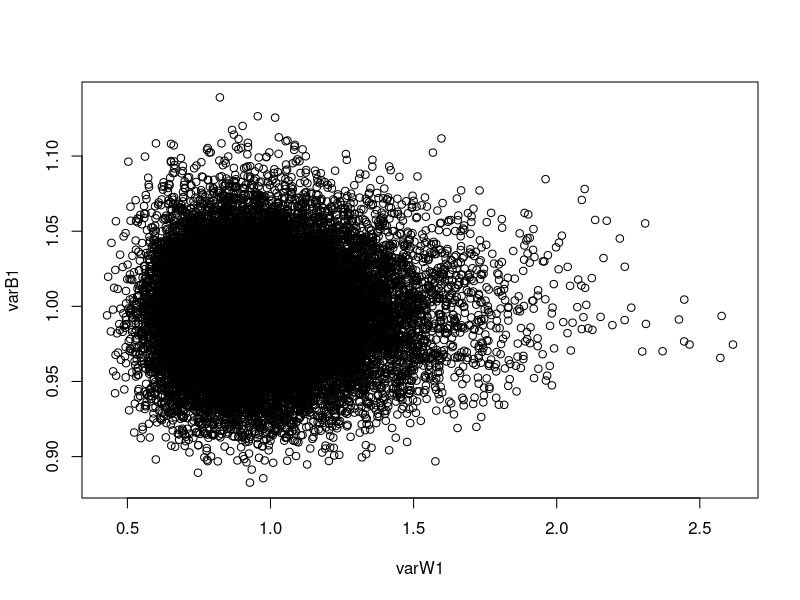
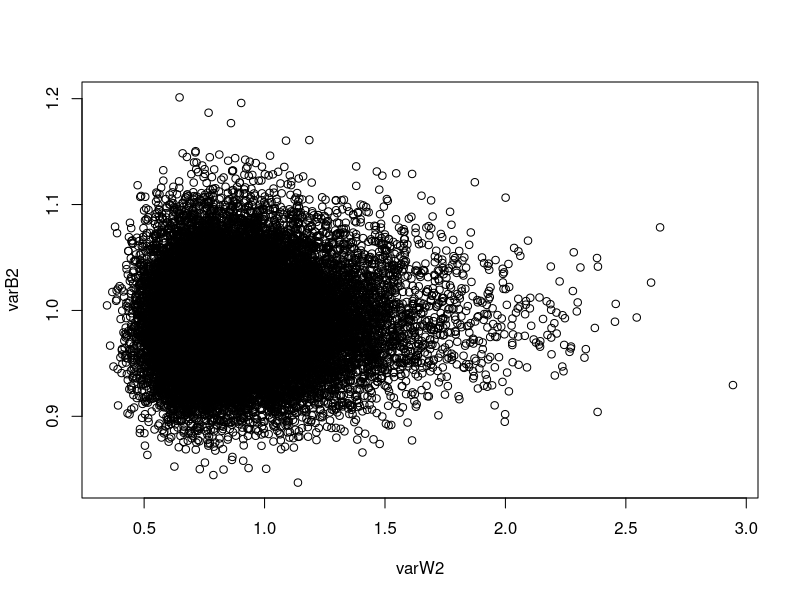
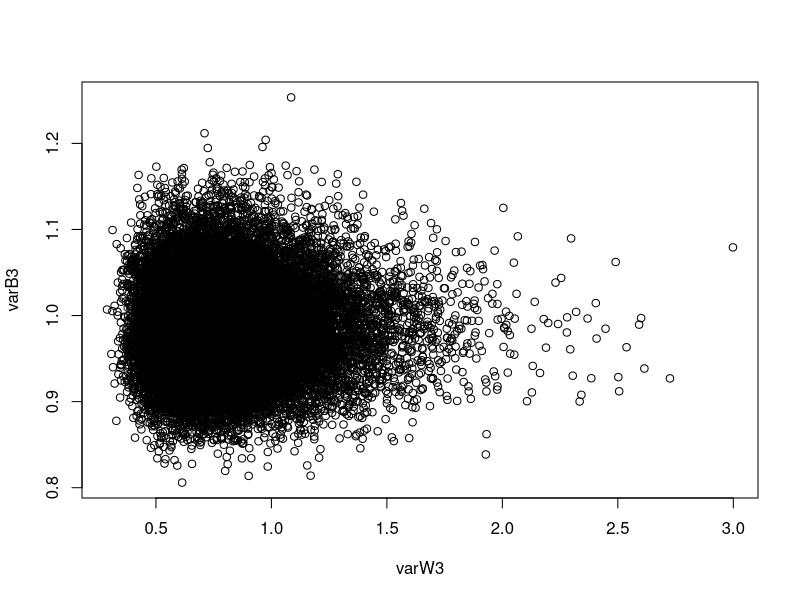
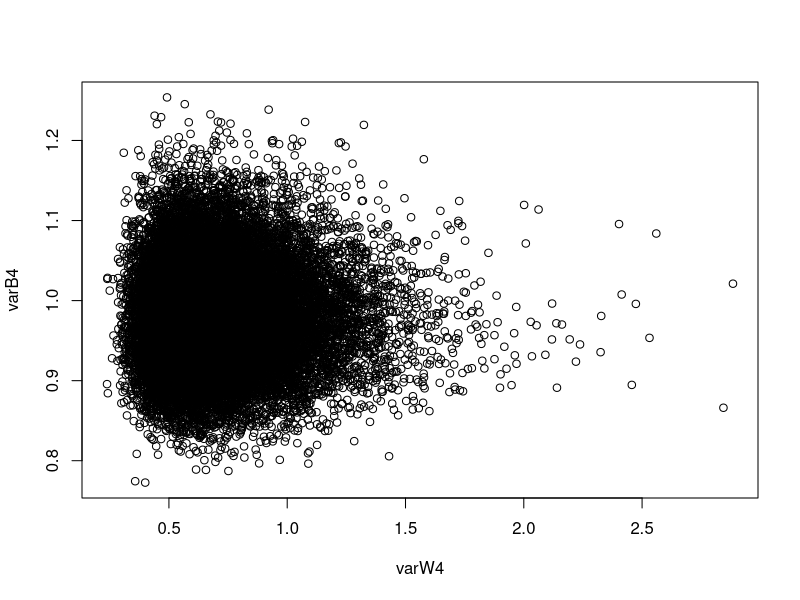
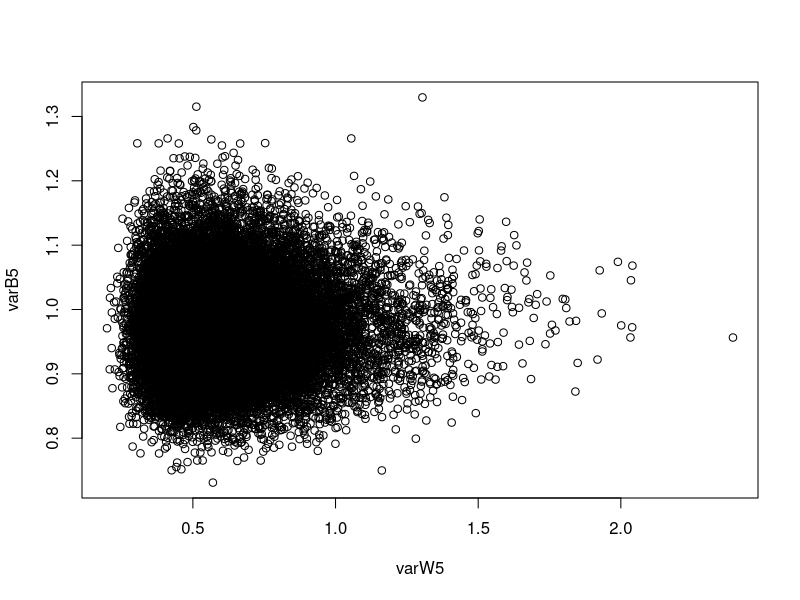

Write the R code that produced these figures, in order.

 
	# Systolic blood pressure measurements made 
		# simultaneously by two observers (J and R) 
		# and an automatic blood pressure measuring
		# machine (S), each making three observations 
		# in quick succession (supplied by Dr E O'Brien)
		
		Bloodmain = matrix(data=c(100, 106, 107, 98, 98, 111, 122, 128, 124, 108, 110, 108, 108, 112, 110, 121, 
		127, 128, 76, 84, 82, 76, 88, 82, 95, 94, 98,108, 104, 104, 110, 100, 106, 127, 127, 135,124, 112, 112, 128, 112, 114, 140, 131, 124,122, 140, 124, 124, 140, 126, 139, 142, 136,116, 108, 102, 118, 110, 102, 122, 112, 112,114, 110, 112, 112, 108, 112, 130, 129, 135,100, 108, 112, 100, 106, 112, 119, 122, 122,108, 92, 100, 108, 98, 100, 126, 113, 111,100, 106, 104, 102, 108, 106, 107, 113, 111,108, 112, 122, 108, 116, 120, 123, 125, 125,112, 112, 110, 114, 112, 110, 131, 129, 122,104, 108, 104, 104, 108, 104, 123, 126, 114,106, 108, 102, 104, 106, 102, 127, 119, 126,122, 122, 114, 118, 122, 114, 142, 133, 137,100, 102, 102, 102, 102, 100, 104, 116, 115,118, 118, 120, 116, 118, 118, 117, 113, 112,140, 134, 138, 138, 136, 134, 139, 127, 113,150, 148, 144, 148, 146, 144, 143, 155, 133,166, 154, 154, 164, 154, 148, 181, 170, 166,148, 156, 134, 136, 154, 132, 149, 156, 140,
		174, 172, 166, 170, 170, 164, 173, 170, 154,174, 166, 150, 174, 166, 154, 160, 155, 170,140, 144, 144, 140, 144, 144, 158, 152, 154,128, 134, 130, 128, 134, 130, 139, 144, 141,
		146, 138, 140, 146, 138, 138, 153, 150, 154,146, 152, 148, 146, 152, 148, 138, 144, 131,220, 218, 220, 220, 218, 220, 228, 228, 226,208, 200, 192, 204, 200, 190, 190, 183, 184,
		94, 84, 86, 94, 84, 88, 103, 99, 106,114, 124, 116, 112, 126, 118, 131, 131, 124,126, 120, 122, 124, 120, 120, 131, 123, 124,124, 124, 132, 126, 126, 120, 126, 129, 125,110, 120, 128, 110, 122, 126, 121, 114, 125,90, 90, 94, 88, 88, 94, 97, 94, 96,106, 106, 110, 106, 108, 110, 116, 121, 127,218, 202, 208, 218, 200, 206, 215, 201, 207,130, 128, 130, 128, 126, 128, 141, 133, 146,136, 136, 130, 136, 138, 128, 153, 143, 138,100, 96, 88, 100, 96, 86, 113, 107, 102,100, 98, 88, 100, 98, 88, 109, 105, 97,
		124, 116, 122, 126, 116, 122, 145, 102, 137,164, 168, 154, 164, 168, 154, 192, 178, 171,100, 102, 100, 100, 104, 102, 112, 116, 116,136, 126, 122, 136, 124, 122, 152, 144, 147,114, 108, 122, 114, 108, 122, 141, 141, 137,148, 120, 132, 146, 130, 132, 206, 188, 166,160, 150, 148, 160, 152, 146, 151, 147, 136,84, 92, 98, 86, 92, 98, 112, 125, 124,156, 162, 152, 156, 158, 152, 162, 165, 189,110, 98, 98, 108, 100, 98, 117, 118, 109,100, 106, 106, 100, 108, 108, 119, 131, 124,100, 102, 94, 100, 102, 96, 136, 116, 113,86, 74, 76, 88, 76, 76, 112, 115, 104,106, 100, 110, 106, 100, 108, 120, 118, 132,108, 110, 106, 106, 118, 106, 117, 118, 115,168, 188, 178, 170, 188, 182, 194, 191, 196,166, 150, 154, 164, 150, 154, 167, 160, 161,146, 142, 132, 144, 142, 130, 173, 161, 154,204, 198, 188, 206, 198, 188, 228, 218, 189,96, 94, 86, 96, 94, 84, 77, 89, 101,134, 126, 124, 132, 126, 124, 154, 156, 141,138, 144, 140, 140, 142, 138, 154, 155, 148,134, 136, 142, 136, 134, 140, 145, 154, 166,156, 160, 154, 156, 162, 156, 200,                 180, 179,124, 138, 138, 122, 140, 136, 188, 147, 139,114, 110, 114, 112, 114, 114, 149, 217, 192,112, 116, 122, 112, 114, 124, 136, 132, 133,112, 116, 134, 114, 114, 136, 128, 125, 142,202, 220, 228, 200, 220, 226, 204, 222, 224,132, 136, 134, 134, 136, 132, 184, 187, 192,158, 162, 152, 158, 164, 150, 163, 160, 152,88, 76, 88, 90, 76, 86, 93, 88, 88,170, 174, 176, 172, 174, 178, 178, 181, 181,182, 176, 180, 184, 174, 178, 202, 199, 195,112, 114, 124, 112, 112, 126, 162, 166, 148,120, 118, 120, 118, 116, 120, 227, 227, 219,110, 108, 106, 110, 108, 106, 133, 127, 126,112, 112, 106, 112, 110, 106, 202, 190, 213,154, 134, 130, 156, 136, 132, 158, 121, 134,
		116, 112, 94, 118, 114, 96, 124, 149, 137,108, 110, 114, 106, 110, 114, 114, 118, 126,106, 98, 100, 104, 100, 100, 137, 135, 134,122, 112, 112, 122, 114, 114, 121, 123, 128), 
		nrow = 85, ncol = 9, byrow = TRUE,
		dimnames = list(NULL, c("J1","J2","J3","R1","R2","R3","S1","S2","S3")) )


T1 = Sys.time()

withinD=numeric()
withinE=numeric()
withinF=numeric()
betweenD=numeric()
betweenE=numeric()
betweenF=numeric()

withinA=numeric()
withinB=numeric()
withinC=numeric()
betweenA=numeric()
betweenB=numeric()
betweenC=numeric()

# ABC Data
samplesize=25
####################################################################################
M=25000
Blood0=Bloodmain[1:samplesize,c(1:3,1:3,1:3)]

for(i in 1:M)
{
set.seed(i); 




A1add = rnorm(samplesize)
A2add = rnorm(samplesize)
A3add = rnorm(samplesize)
B1add = rnorm(samplesize,0,3)
B2add = rnorm(samplesize,0,3)
B3add = rnorm(samplesize,0,3)
C1add = rnorm(samplesize,0,4) 
C2add = rnorm(samplesize,0,4) 
C3add = rnorm(samplesize,0,4) 
D1add = rnorm(samplesize,0,5)
D2add = rnorm(samplesize,0,5)
D3add = rnorm(samplesize,0,5)
E1add = rnorm(samplesize,0,6) 
E2add = rnorm(samplesize,0,6) 
E3add = rnorm(samplesize,0,6)
F1add = rnorm(samplesize,0,7) 
F2add = rnorm(samplesize,0,7) 
F3add = rnorm(samplesize,0,7)

Blood2add=matrix(cbind(A1add,A2add,A3add,B1add,B2add,B3add,C1add,C2add,C3add),nrow=samplesize)
Blood2 =Blood0 + round(Blood2add,2) 

Blood3add=matrix(cbind(D1add,D2add,D3add,E1add,E2add,E3add,F1add,F2add,F3add),nrow=samplesize)
Blood3 =Blood0 + round(Blood3add,2) 



betweenA=c(betweenA,var(apply(Blood2[,1:3],1,mean)))
withinA=c(withinA,var(apply(Blood2[,1:3],1,sd)))


betweenB=c(betweenB,var(apply(Blood2[,4:6],1,mean)))
withinB=c(withinB,var(apply(Blood2[,4:6],1,sd)))

betweenC=c(betweenC,var(apply(Blood2[,7:9],1,mean)))
withinC=c(withinC,var(apply(Blood2[,7:9],1,sd)))

betweenD=c(betweenD,var(apply(Blood3[,1:3],1,mean)))
withinD=c(withinD,var(apply(Blood3[,1:3],1,sd)))


betweenE=c(betweenE,var(apply(Blood3[,4:6],1,mean)))
withinE=c(withinE,var(apply(Blood3[,4:6],1,sd)))

betweenF=c(betweenF,var(apply(Blood3[,7:9],1,mean)))
withinF=c(withinF,var(apply(Blood3[,7:9],1,sd)))
##################################################################################
#End of Master Loop

}

##################################################################################
require(dplyr)

####################
Results2 = round(data.frame(seed=1:M,withinA,withinB,withinC,withinD,withinE,withinE,betweenA,betweenB,betweenC, betweenD,betweenE,betweenF),2)



varW1= withinA/withinB

varW2= withinA/withinC

varW3= withinA/withinD

varW4= withinA/withinE

varW5= withinA/withinF


varB1= betweenA/betweenB
varB2= betweenA/betweenC


varB3= betweenA/betweenD

varB4= betweenA/betweenE
varB5= betweenA/betweenF

Results2 = round(data.frame(seed=1:M,varW1,varW2,varW3,varW4,varW5,varB1,varB2,varB3,varB4,varB5),2)



################################
T2=Sys.time()
T2-T1
#

plot(varW1,varB1)
plot(varW2,varB2)
plot(varW3,varB3)
plot(varW4,varB4)
plot(varW5,varB5)
